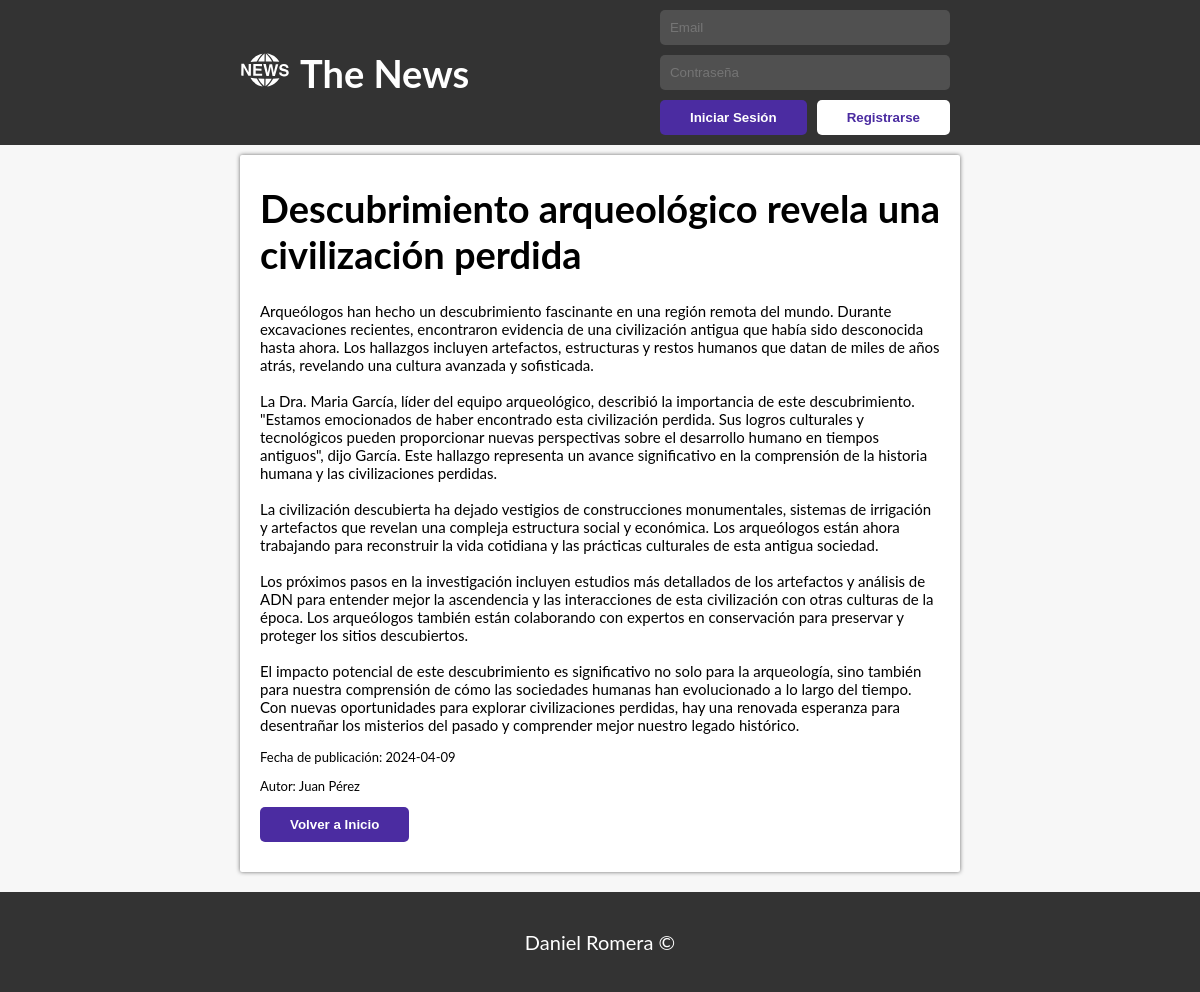
Page /vista/noticia.php?id=5 on the committed database.
### tables this page shows
CREATE TABLE `noticia` (
  `id` int NOT NULL AUTO_INCREMENT,
  `titulo` varchar(255) NOT NULL,
  `cuerpo` text NOT NULL,
  `fecha` date NOT NULL,
  `id_autor` int NOT NULL,
  PRIMARY KEY (`id`)
);

CREATE TABLE `usuario` (
  `id` int NOT NULL AUTO_INCREMENT,
  `nombre` varchar(255) NOT NULL,
  `email` varchar(255) NOT NULL,
  `contrasena` varchar(255) NOT NULL,
  PRIMARY KEY (`id`)
);

### modelo/modelo.php (called while the page is built, shortened)
<?php
function crearConexion(){
    $conexion = mysqli_connect(HOST, USER, PASSWORD, DATABASE);
    if(!$conexion){
        die("<br>Error de conexión con la base de datos: " . mysqli_connect_error());
    }
    else{
        return $conexion;
    }
}
function getUsuario($id){
    $db = crearConexion();
    $sql = "SELECT nombre FROM usuario WHERE id = ?";
    $stmt = mysqli_prepare($db, $sql);
    $stmt->bind_param("i", $id);
    $stmt->execute();
    $result = $stmt->get_result();
    if(mysqli_num_rows($result) > 0){
        return $result;
    } else{
        echo "No hay nada en la tabla usuario";
    }
}
function getNoticia($id){
    $db = crearConexion();
    $sql = "SELECT * FROM noticia WHERE id = ?";
    $stmt = mysqli_prepare($db, $sql);
    $stmt->bind_param("i", $id);
    $stmt->execute();
    $result = $stmt->get_result();
    if(mysqli_num_rows($result) > 0){
        return $result;
    } else{
        echo "Noticia con id " . $id . "no encontrada";
    }
}
?>

### controlador/controlador.php (called while the page is built, shortened)
<?php
include "../modelo/modelo.php";
    ?>
    <?php
function mostrarNoticia($id){
    $datos = getNoticia($id);
    if(is_string($datos)){
        echo $datos;
    } else{
        $noticia = mysqli_fetch_assoc($datos);
        return $noticia;
    }
}
function mostrarUsuario($id){
    $datos = getUsuario($id);
    $usuario = mysqli_fetch_assoc($datos);
    return $usuario["nombre"];
}
?>

### vista/noticia.php (the view)
<?php
        require "../controlador/controlador.php";
        $id = $_GET["id"];
       $noticia = mostrarNoticia($id);
        include "header.php";
    ?>
        <main class="noticia-main">
                <div class="noticia w60">
                    <h1 class="titulo-noticia"><?php echo $noticia['titulo']; ?></h1>
                    <p class="descripcion-noticia"><?php echo nl2br($noticia['cuerpo']); ?></p>
                    <p class="detalle-noticia">Fecha de publicación: <?php echo $noticia['fecha']; ?></p>
                    <p class="detalle-noticia">Autor: <?php echo mostrarUsuario($noticia["id_autor"]); ?></p>
                    <button class="boton editar blanco novisited"  onclick="window.location.href='index.php'">Volver a Inicio</button>
                </div>
        </main>
        <?php
            include "footer.php";
        ?>
</body>
</html>

### css/styles.css (style rules this page uses)
html { font-size: 62.5%; box-sizing: border-box; }
*, *:before, *:after { box-sizing: inherit; }
body { font-family: var(--fuentePrincipal); margin: 0; position: relative; min-height: 100vh; display: flex; flex-direction: column; justify-content: space-between; background-color: #f7f7f7; }
.noticia-main { flex: 1; }
:root { --fuentePrincipal: "Lato", sans-serif; --colorPrincipal: #4b2ca1; }
h1 { font-size: 3.8rem; }
.w60 { max-width: 60%; margin: auto; }
.boton { font-weight: bold; text-decoration: none; padding: 1rem 3rem; text-align: center; border-radius: .5rem; border: none; }
.noticia h1 { margin-top: 0; }
.noticia { background-color: white; padding: 3rem 2rem; margin-top: 1rem; border-radius: .2rem; box-shadow: 0px 0px 4px #6b6b6b; margin-bottom: 2rem; word-wrap: break-word; }
.titulo-noticia { color: black; text-decoration: none; }
.detalle-noticia { font-size: 1.3rem; }
.descripcion-noticia { font-size: 1.5rem; }
.editar { background-color: var(--colorPrincipal); }
.blanco { color: white; }

### rows in the picture
noticia: titulo "Descubrimiento arqueológico revela una civilización perdida", cuerpo "Arqueólogos han hecho un descubrimiento fascinante en una región remota del mundo. Durante excavaciones recientes, encontraron evidencia de una civilización antigua que había sido desconocida hasta ahora. Los hallazgos incluyen artefactos, estructuras y restos humanos que datan de miles de años atrás, revelando una cultura avanzada y sofisticada. La Dra. Maria García, líder del equipo arqueológico, describió la importancia de este descubrimiento. \"Estamos emocionados de haber encontrado esta civilización perdida. Sus logros culturales y tecnológicos pueden proporcionar nuevas perspectivas sobre el desarrollo humano en tiempos antiguos\", dijo García. Este hallazgo representa un avance…", fecha "2024-04-09", id_autor.nombre "Juan Pérez"
